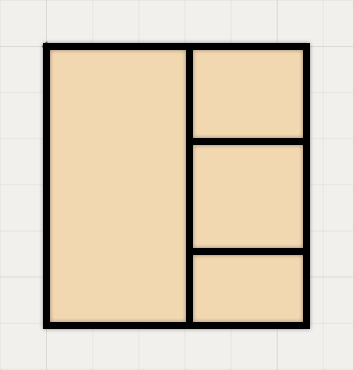
#> input picture OPENCV/Photos/bp2.png, 353 x 370 px, found by its file name
$ python chapter1.py
#> lines starting #> are read from the running program, lines starting #| are printed output that depends on the picture; after the words box and inside, x2 and y2 are one past the last pixel; in counts of white or black regions, pixels touching at a corner belong together
import cv2 as cv
import numpy as np
import matplotlib.pyplot as plt
import json


def detect_blueprint_elements(image_path):
    """
    Detect walls, doors, and windows in a blueprint/floor plan.
    Uses general characteristics of these elements rather than specific patterns.
    """
    # Load the image
    image = cv.imread(image_path)
#> image is the input picture: shape (370, 353, 3); mean B, G, R 184.9, 205.9, 219.2
    if image is None:
        print(f"Error: Could not load image from {image_path}")
        return None, None, None, None

    # Create a copy for visualization
    result = image.copy()

    # Preprocessing
    gray = cv.cvtColor(image, cv.COLOR_BGR2GRAY)
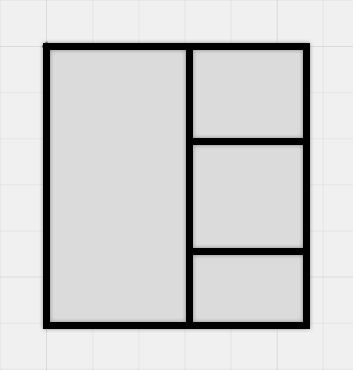
#> gray: shape (370, 353); min 0, max 240, mean 207.4
    blurred = cv.GaussianBlur(gray, (5, 5), 0)
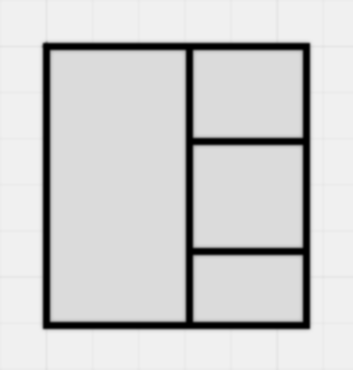
#> blurred: shape (370, 353); min 0, max 240, mean 207.4
    _, binary = cv.threshold(blurred, 200, 255, cv.THRESH_BINARY_INV)
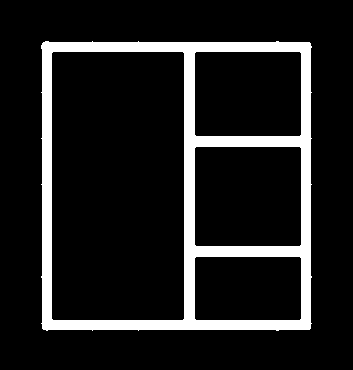
#> binary: shape (370, 353); 12.3% white; 1 white region, box (x1, y1, x2, y2) and area: (41, 41, 312, 331) 16066

    # Edge detection and cleanup
    edges = cv.Canny(binary, 50, 150)
#> edges: shape (370, 353); 2.3% white in thin lines or dots, all inside (x1, y1, x2, y2) = (40, 40, 312, 331)
    kernel = np.ones((2, 2), np.uint8)
    cleaned_edges = cv.dilate(edges, kernel, iterations=1)
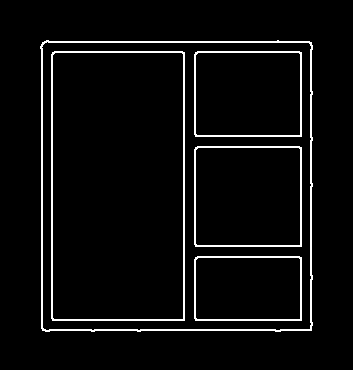
#> cleaned_edges: shape (370, 353); 4.7% white in thin lines or dots, all inside (x1, y1, x2, y2) = (40, 40, 313, 332)

    # Create masks for each element type
    wall_mask = np.zeros_like(gray)
    door_mask = np.zeros_like(gray)
    window_mask = np.zeros_like(gray)

    detected_elements = {
        'walls': [],
        'doors': [],
        'windows': []
    }

    # WALL DETECTION
    wall_lines = cv.HoughLinesP(
        cleaned_edges,
        rho=1,
        theta=np.pi/180,
        threshold=30,
        minLineLength=30,
        maxLineGap=10
    )
#> wall_lines = 31 rows, first 6: [310, 330, 310, 42], [41, 328, 41, 44], [51, 330, 51, 54], [300, 330, 300, 41], [42, 330, 42, 42], [44, 41, 309, 41]

    if wall_lines is not None:
        for line in wall_lines:
            x1, y1, x2, y2 = line[0]
            length = np.sqrt((x2 - x1)**2 + (y2 - y1)**2)
            if length > 30:
                cv.line(wall_mask, (x1, y1), (x2, y2), 255, 2)
                cv.line(result, (x1, y1), (x2, y2), (0, 255, 0), 2)
                detected_elements['walls'].append({'start': (x1, y1), 'end': (x2, y2)})
#> this loop made 31 passes
#> (x1, y1, x2, y2, length) on passes 1 to 12: (310, 330, 310, 42, 288), (41, 328, 41, 44, 284), (51, 330, 51, 54, 276), (300, 330, 300, 41, 289), (42, 330, 42, 42, 288), (44, 41, 309, 41, 265), (43, 329, 311, 329, 268), (194, 134, 194, 54, 80), (301, 330, 301, 42, 288), (197, 51, 299, 51, 102), (43, 42, 311, 42, 268), (52, 52, 299, 52, 247)
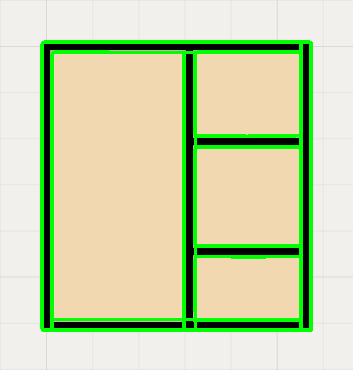
#> result: shape (370, 353, 3); 9.26% of pixels changed, all inside (x1, y1, x2, y2) = (40, 40, 313, 332)
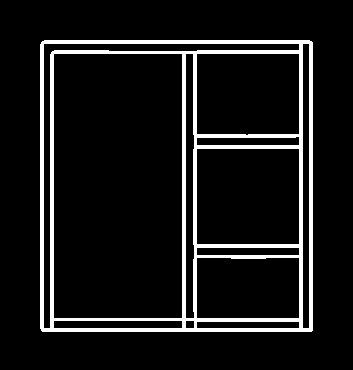
#> wall_mask: shape (370, 353); 9.3% white; 1 white region, box (x1, y1, x2, y2) and area: (40, 40, 313, 332) 12095

    # DOOR DETECTION
    circles = cv.HoughCircles(
        blurred,
        cv.HOUGH_GRADIENT,
        dp=1,
        minDist=20,
        param1=50,
        param2=15,
        minRadius=5,
        maxRadius=30
    )
#> circles = None

    if circles is not None:
        circles = np.uint16(np.around(circles))
        for i in circles[0, :]:
            center = (i[0], i[1])
            radius = i[2]
            circle_region = np.zeros_like(gray)
            cv.circle(circle_region, center, radius + 5, 255, 3)
            if np.sum(cv.bitwise_and(circle_region, wall_mask)) > 0:
                cv.circle(door_mask, center, radius, 255, 2)
                cv.circle(result, center, radius, (0, 0, 255), 2)
                detected_elements['doors'].append({'center': center, 'radius': radius})

    # WINDOW DETECTION
    window_lines = cv.HoughLinesP(
        cleaned_edges,
        rho=1,
        theta=np.pi/180,
        threshold=15,
        minLineLength=5,
        maxLineGap=3
    )
#> window_lines = 53 rows, first 6: [51, 318, 51, 54], [44, 41, 309, 41], [310, 330, 310, 42], [41, 328, 41, 44], [42, 330, 42, 42], [301, 320, 301, 257]

    if window_lines is not None:
        for line in window_lines:
            x1, y1, x2, y2 = line[0]
            length = np.sqrt((x2 - x1)**2 + (y2 - y1)**2)
            if 5 <= length <= 20:
                cv.line(window_mask, (x1, y1), (x2, y2), 255, 2)
                cv.line(result, (x1, y1), (x2, y2), (255, 0, 0), 2)
                detected_elements['windows'].append({'start': (x1, y1), 'end': (x2, y2)})
#> this loop made 53 passes
#> (x1, y1, x2, y2, length) on passes 1 to 12: (51, 318, 51, 54, 264), (44, 41, 309, 41, 265), (310, 330, 310, 42, 288), (41, 328, 41, 44, 284), (42, 330, 42, 42, 288), (301, 320, 301, 257, 63), (43, 329, 275, 329, 232), (300, 136, 300, 52, 84), (43, 42, 311, 42, 268), (194, 244, 194, 149, 95), (52, 319, 184, 319, 132), (311, 330, 311, 43, 287)
#> result: shape (370, 353, 3); 0.02% of pixels changed, all inside (x1, y1, x2, y2) = (274, 330, 282, 333)
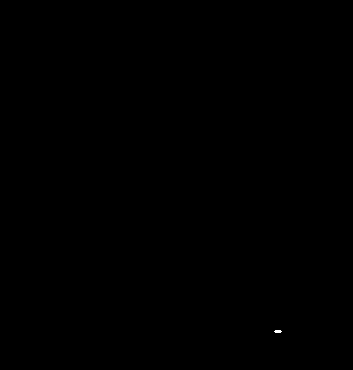
#> window_mask: shape (370, 353); 0.02% white; 1 white region, box (x1, y1, x2, y2) and area: (274, 330, 282, 333) 20

    # Save detected elements to JSON file
    with open('detected_elements.json', 'w') as json_file:
#> (the run stopped early here; a loop or call above may not have finished)

$ run again, with OPENCV/Photos/BP10.png copied over OPENCV/Photos/bp2.png
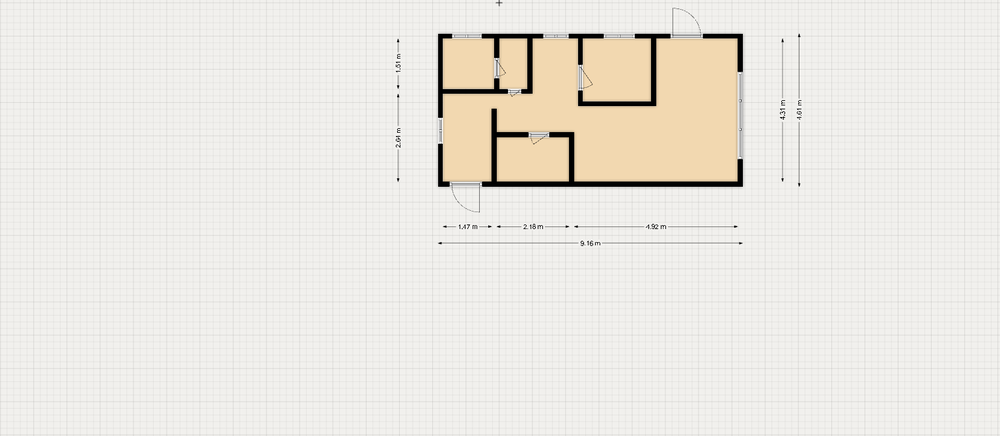
#> input picture OPENCV/Photos/BP10.png, 1000 x 436 px, shrunk from 1536 x 670 before the run, found by its file name
#> in detect_blueprint_elements, image is the input picture: shape (436, 1000, 3); mean B, G, R 225.4, 231.7, 234.9
#> binary: shape (436, 1000); 2.6% white; 36 white regions (22 under 20 px), largest, box (x1, y1, x2, y2) and area: (437, 32, 744, 189) 10628, (530, 224, 544, 229) 56, (587, 241, 601, 246) 52
#> edges: shape (436, 1000); 0.8% white in thin lines or dots, all inside (x1, y1, x2, y2) = (395, 0, 802, 246)
#> cleaned_edges: shape (436, 1000); 1.7% white in thin lines or dots, all inside (x1, y1, x2, y2) = (395, 0, 803, 247)
#> wall_lines = 71 rows, first 6: [478, 188, 744, 188], [477, 187, 744, 187], [479, 180, 744, 180], [437, 33, 606, 33], [481, 179, 744, 179], [482, 32, 543, 32]
#> the loop in detect_blueprint_elements, `for line in wall_lines:` made 71 passes
#> (x1, y1, x2, y2, length) on passes 1 to 8: (478, 188, 744, 188, 266), (477, 187, 744, 187, 267), (479, 180, 744, 180, 265), (437, 33, 606, 33, 169), (481, 179, 744, 179, 263), (482, 32, 543, 32, 61), (480, 40, 545, 40, 65), (604, 34, 742, 32, 138)
#> after the loop in detect_blueprint_elements, `for line in wall_lines:`:
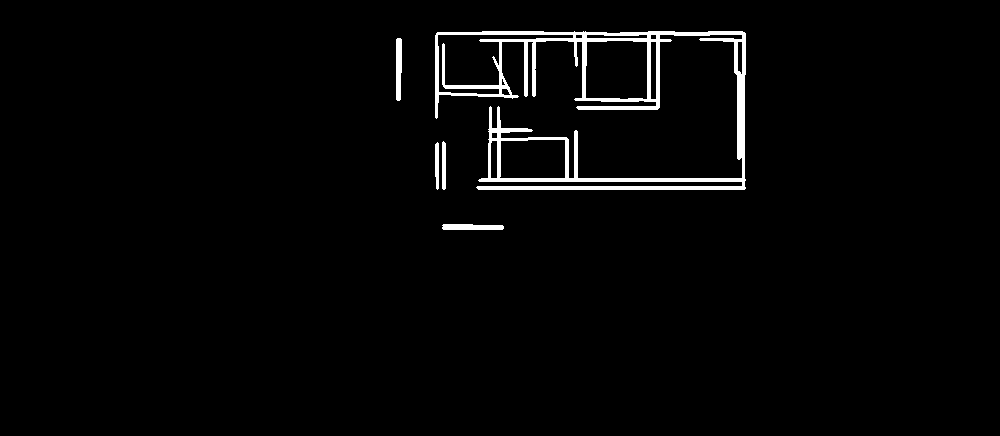
#> wall_mask: shape (436, 1000); 2.4% white; 5 white regions, box (x1, y1, x2, y2) and area: (435, 31, 746, 190) 9323, (396, 38, 402, 101) 346, (442, 224, 504, 230) 336, (442, 141, 446, 190) 190, (435, 142, 439, 190) 173
#> in detect_blueprint_elements, `circles = cv.HoughCircles( blurred, cv.HOUGH_GRADIENT, dp=1, minDist=2..`: circles = [[474.5, 195.5, 16.6]]
#> in detect_blueprint_elements, `circles = np.uint16(np.around(circles))`: circles = [[474, 196, 17]]
#> the loop in detect_blueprint_elements, `for i in circles[0, :]:` made 1 pass
#> window_lines = 237 rows, first 6: [478, 188, 744, 188], [576, 180, 736, 180], [477, 187, 744, 187], [565, 33, 606, 33], [481, 179, 490, 179], [452, 34, 482, 34]
#> the loop in detect_blueprint_elements, `for line in window_lines:` made 237 passes
#> (x1, y1, x2, y2, length) on passes 1 to 3: (478, 188, 744, 188, 266), (576, 180, 736, 180, 160), (477, 187, 744, 187, 267)
#> after the loop in detect_blueprint_elements, `for line in window_lines:`:
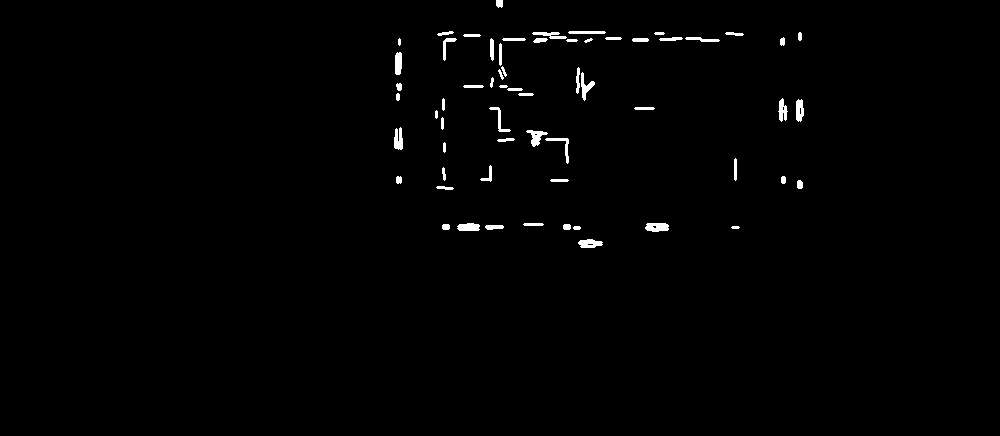
#> window_mask: shape (436, 1000); 0.98% white; 62 white regions, largest, box (x1, y1, x2, y2) and area: (645, 223, 669, 232) 179, (526, 130, 548, 147) 167, (578, 239, 603, 248) 163

$ run again, with OPENCV/Photos/BP12.png copied over OPENCV/Photos/bp2.png
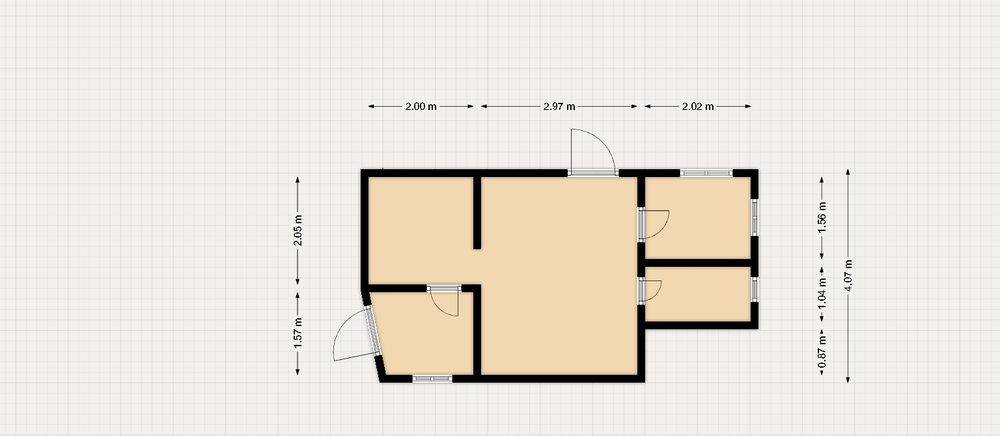
#> input picture OPENCV/Photos/BP12.png, 1000 x 436 px, shrunk from 1536 x 670 before the run, found by its file name
#> in detect_blueprint_elements, image is the input picture: shape (436, 1000, 3); mean B, G, R 219.6, 228, 232.6
#> binary: shape (436, 1000); 4.8% white; 49 white regions (9 under 20 px), largest, box (x1, y1, x2, y2) and area: (334, 129, 760, 384) 17716, (845, 169, 850, 256) 186, (845, 296, 850, 383) 186
#> edges: shape (436, 1000); 1.3% white in thin lines or dots, all inside (x1, y1, x2, y2) = (292, 101, 852, 384)
#> cleaned_edges: shape (436, 1000); 2.7% white in thin lines or dots, all inside (x1, y1, x2, y2) = (292, 101, 853, 385)
#> wall_lines = 128 rows, first 6: [425, 108, 751, 108], [371, 179, 471, 179], [360, 168, 573, 168], [368, 106, 411, 106], [362, 167, 573, 167], [372, 178, 470, 178]
#> the loop in detect_blueprint_elements, `for line in wall_lines:` made 128 passes
#> (x1, y1, x2, y2, length) on passes 1 to 8: (425, 108, 751, 108, 326), (371, 179, 471, 179, 100), (360, 168, 573, 168, 213), (368, 106, 411, 106, 43), (362, 167, 573, 167, 211), (372, 178, 470, 178, 98), (425, 107, 751, 107, 326), (368, 105, 751, 105, 383)
#> in detect_blueprint_elements, `circles = cv.HoughCircles( blurred, cv.HOUGH_GRADIENT, dp=1, minDist=2..`: circles = [[456.5, 288.5, 27.9], [588.5, 154.5, 20.3], [358.5, 336.5, 21.6], [648.5, 221.5, 16], [639.5, 280.5, 22.3]]
#> in detect_blueprint_elements, `circles = np.uint16(np.around(circles))`: circles = [[456, 288, 28], [588, 154, 20], [358, 336, 22], [648, 222, 16], [640, 280, 22]]
#> the loop in detect_blueprint_elements, `for i in circles[0, :]:` made 5 passes
#> window_lines = 374 rows, first 6: [647, 179, 681, 179], [575, 107, 631, 106], [368, 108, 413, 108], [481, 105, 552, 105], [613, 168, 681, 168], [733, 167, 758, 167]
#> the loop in detect_blueprint_elements, `for line in window_lines:` made 374 passes
#> (x1, y1, x2, y2, length) on passes 1 to 3: (647, 179, 681, 179, 34), (575, 107, 631, 106, 56.01), (368, 108, 413, 108, 45)
#> after the loop in detect_blueprint_elements, `for line in window_lines:`:
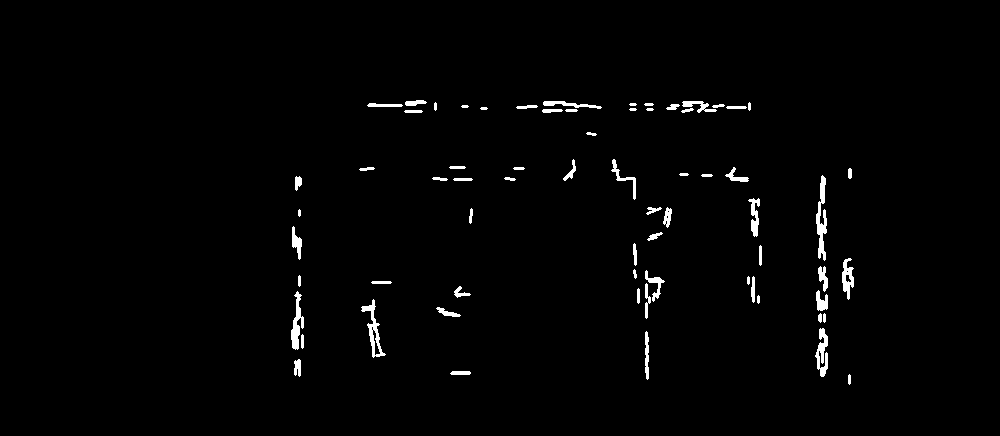
#> window_mask: shape (436, 1000); 1.4% white; 68 white regions, largest, box (x1, y1, x2, y2) and area: (816, 175, 827, 261) 484, (361, 299, 386, 358) 400, (291, 291, 304, 350) 364
